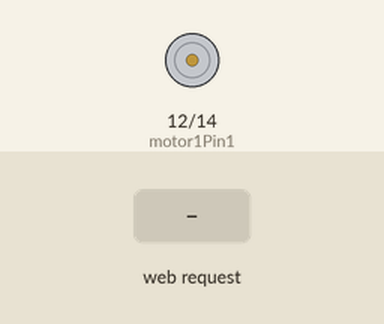
Recording of a sketch running on a simulated ESP8266 (NodeMCU). Shown: motor-driver pin pairs drawn as motors (green arrow = first pin HIGH = forward, orange = second pin HIGH = backward, longer = more drive). The inputs (shaded band) are chosen by the test bench. WiFi joins after 1.5 s; servers stay silent unless stated; what the sketch prints to the serial monitor is not drawn.

Above: at 2.7 s.
2.8 s: HTTP request GET /toggle received
At 4.0 s:
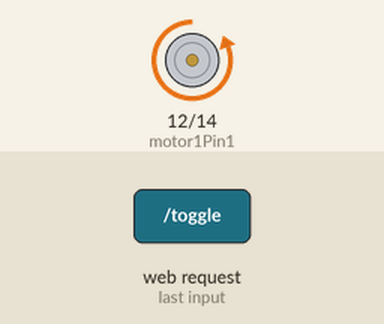
5.8 s: HTTP request GET /toggle received
At 6.3 s:
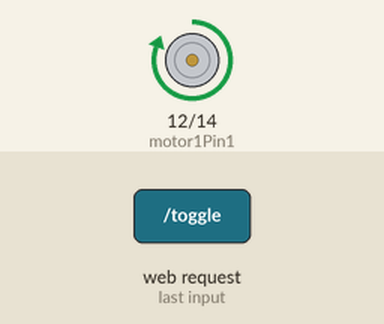
Timing chart, 0 to 9.3 s (numbered marks = the images above; inputs shaded):
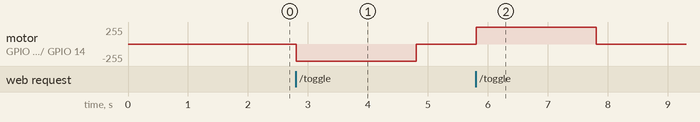

The sketch:

fetin.ino
```cpp
#include <ESP8266WiFi.h> // Para ESP8266
#include <ESP8266WebServer.h> // Biblioteca de servidor web

// Motor DC
int motor1Pin1 = 12;
int motor1Pin2 = 14;

// 0 para porta aberta, 1 para porta fechada
bool porta_status = false; // define o status inicial como aberta

// Configurações de rede Wi-Fi
const char* ssid = "Celular Bruna"; // Substitua pelo nome da sua rede Wi-Fi
const char* password = "saopaulo"; // Substitua pela senha da sua rede Wi-Fi

// Servidor web
ESP8266WebServer server(80);

void setup() {
  // Define os pinos do motor como saídas
  pinMode(motor1Pin1, OUTPUT);
  pinMode(motor1Pin2, OUTPUT);

  Serial.begin(115200);
  delay(10);

  // Conectar ao Wi-Fi
  Serial.println();
  Serial.print("Conectando a ");
  Serial.println(ssid);

  WiFi.begin(ssid, password);

  while (WiFi.status() != WL_CONNECTED) {
    delay(500);
    Serial.print(".");
  }

  Serial.println("");
  Serial.println("WiFi conectado");
  Serial.println("Endereço IP: ");
  Serial.println(WiFi.localIP());

  if (WiFi.status() != WL_CONNECTED) {
    Serial.println("Falha na conexão ao Wi-Fi");
  }

  // Rota para a raiz, apenas para testar a conexão
  server.on("/", []() {
    server.send(200, "text/plain", "Conectado ao ESP8266");
  });

  // Rota para alternar o estado da porta
  server.on("/toggle", [](){
    if (porta_status) {
      destrancarPorta(); // Se a porta estiver trancada, destranca
      server.send(200, "text/plain", "Porta Destrancada");
    } else {
      trancarPorta(); // Se a porta estiver destrancada, tranca
      server.send(200, "text/plain", "Porta Trancada");
    }
  });

  // Rota para obter o estado da porta
  server.on("/status", [](){
    String status = porta_status ? "Porta Trancada" : "Porta Destrancada";
    server.send(200, "text/plain", status);
  });

  // Rota padrão para evitar erro 404
  server.onNotFound([]() {
    server.send(404, "text/plain", "404: Rota não encontrada");
  });

  // Iniciar servidor web
  server.begin();
}

void loop() {
  // Trata as requisições do servidor
  server.handleClient();
}

void trancarPorta() {
  if (!porta_status) { // Se a porta estiver destrancada
    Serial.println("Trancando a porta...");
    digitalWrite(motor1Pin1, LOW);
    digitalWrite(motor1Pin2, HIGH); // Motor gira no sentido horário
    delay(2000); // Simula o tempo de trancamento
    digitalWrite(motor1Pin1, LOW);
    digitalWrite(motor1Pin2, LOW); // Para o motor
    porta_status = true; // Atualiza o status para trancada
  }
}

void destrancarPorta() {
  if (porta_status) { // Se a porta estiver trancada
    Serial.println("Destrancando a porta...");
    digitalWrite(motor1Pin1, HIGH);
    digitalWrite(motor1Pin2, LOW); // Motor gira no sentido anti-horário
    delay(2000); // Simula o tempo de destrancamento
    digitalWrite(motor1Pin1, LOW);
    digitalWrite(motor1Pin2, LOW); // Para o motor
    porta_status = false; // Atualiza o status para destrancada
  }
}
```

Measured:
- after the input at 2.8 s, motor on GPIO 12 (motor1Pin1) / GPIO 14 (motor1Pin2): stopped → backward 255/255 at once, → stopped 2.0 s later
- after the input at 5.8 s, motor on GPIO 12 (motor1Pin1) / GPIO 14 (motor1Pin2): stopped → forward 255/255 at once, → stopped 2.0 s later
